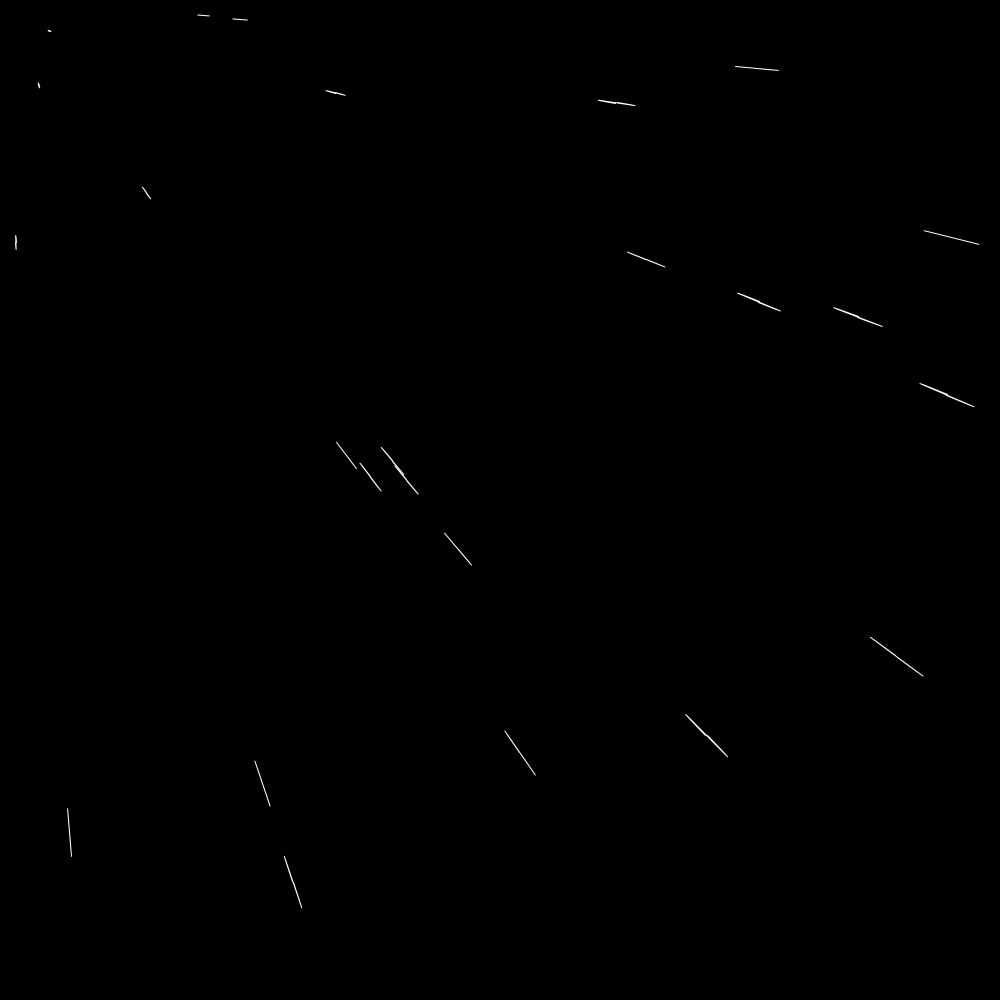
Frame 1 (no input)
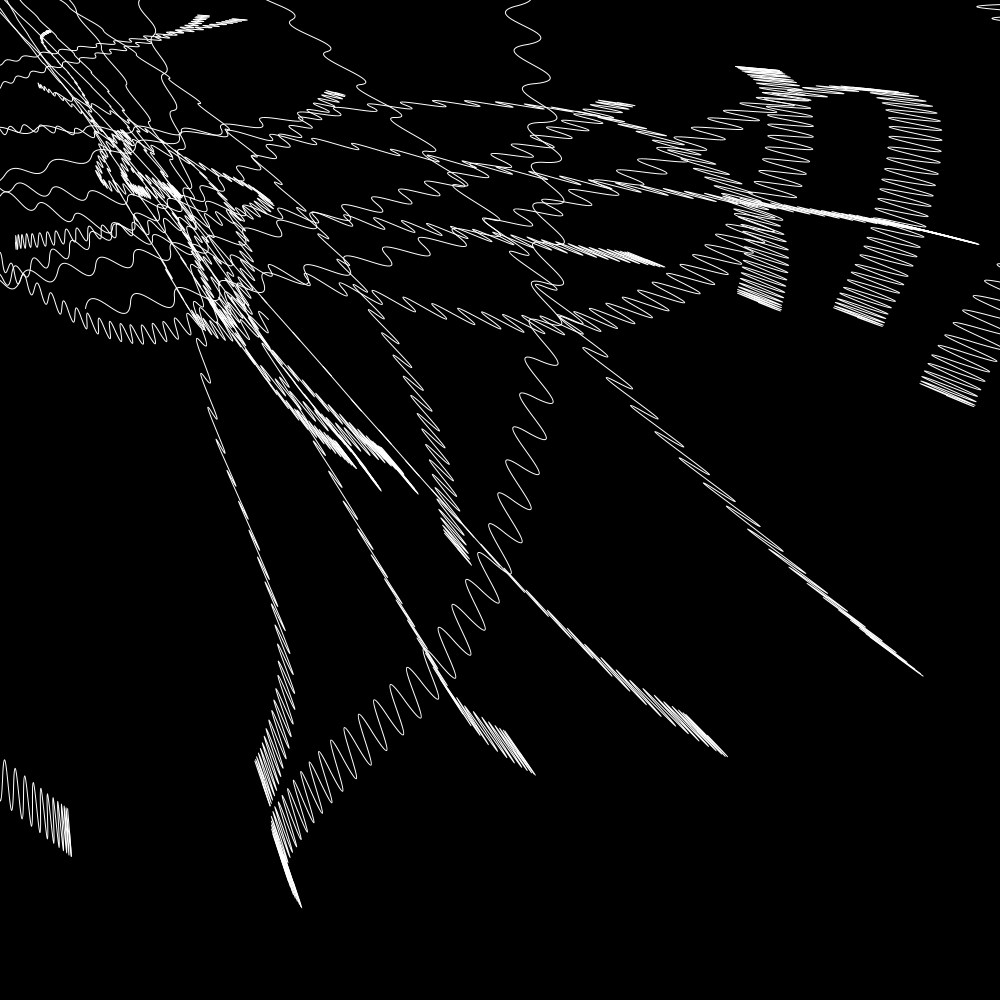
Frame 60 (the mouse pressed at the canvas centre just before this capture)
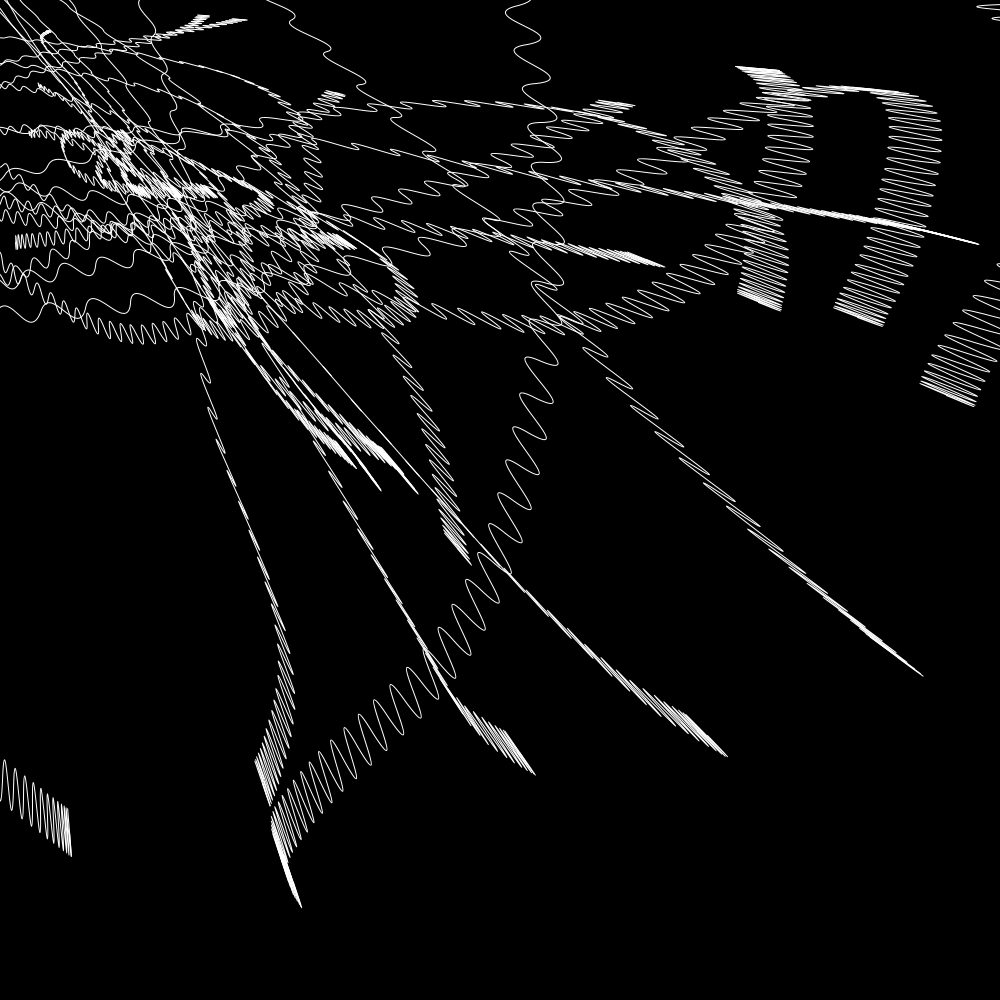
Frame 120 (the mouse held since frame 60 and released just before this capture)

The Processing sketch that drew these frames (run headless with seeded random() and noise(); from frame 60 on, the mouse is pressed at the canvas centre):

// Processing sketch: trails2
// ── trails2.pde
PVector[] nodes = new PVector[25];
PVector[] vel = new PVector[25];

void setup() {
  size(1000, 1000);
  for (int i = 0; i < nodes.length; i++) {
    nodes[i] = new PVector(random(width), random(height));
    vel[i] = new PVector();
  }
  background(0);
}

void draw() {
  stroke(255);
  noFill();
  float scale = 0.005;
  float speed = 1;


  for (int i = 0; i < nodes.length; i++) {

    vel[i].add(speed*(noise(nodes[i].x*scale, nodes[i].y*scale, 0)-0.5), speed*(noise(nodes[i].y*scale, nodes[i].y*scale, 0.5)-0.5));
    PVector a = nodes[i].copy();
    nodes[i].add(vel[i]);
    
    vel[i].add(speed*(noise(nodes[i].x*scale, nodes[i].y*scale, 0)-0.5), speed*(noise(nodes[i].y*scale, nodes[i].y*scale, 0.5)-0.5));
    PVector b = nodes[i].copy();
    nodes[i].add(vel[i]);
    
    vel[i].add(speed*(noise(nodes[i].x*scale, nodes[i].y*scale, 0)-0.5), speed*(noise(nodes[i].y*scale, nodes[i].y*scale, 0.5)-0.5));
    PVector c = nodes[i].copy();
    nodes[i].add(vel[i]);
    
    bezier(a.x, a.y, b.x*1.1, b.y*1.1, c.x*0.9, c.y*0.9, nodes[i].x, nodes[i].y);
  }
  
  if(keyPressed){
    save(millis()+"out.png");
    exit();
  }
}
